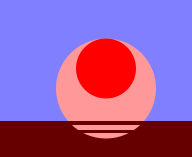
Frame 1 (no input)
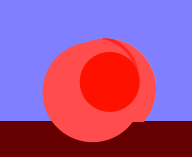
Frame 60 (the mouse pressed at the canvas centre just before this capture)
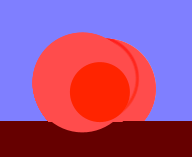
Frame 120 (the mouse held since frame 60 and released just before this capture)

The Processing sketch that drew these frames (run headless with seeded random() and noise(); from frame 60 on, the mouse is pressed at the canvas centre):

// Processing sketch: processing_21225
// ── processing_21225.pde

color cBright;
color cDull;
color cDark;
int rot=0;
float col=0;

void setup(){
  size(192,157);
  colorMode(HSB,100,100,100);
  cBright=color(0,100,100);
  cDull=color(0,40,100);
  cDark=color(0,100,40);
  colorMode(RGB);
  background(50,50,100+cos(rot));
  
}

void draw(){
  
  noStroke();
  int radius=10;
  colorMode(HSB);
  fill(cDark);
  rect(0,height-35,width,35);

  
  pushMatrix();  
  translate(width*.5,height*.5);
  rotate(radians(rot));  
  colorMode(HSB);
  fill(cDull); 
  ellipse(radius,radius,10*radius,10*radius);
  noStroke(); 
  fill(cBright);
  ellipse(radius,-radius,6*radius,6*radius); 
  popMatrix();
  

  rot=rot+1;
  for(int i=0;i<5;i++){
  strokeWeight(i/3);
  fill(cDark);
  rect(0,height-9*i*cos(col*3.5),width,i);
  }
  noStroke();
 
  cBright=color(col,100,100);
  cDull=color(col-5,70,100);
  cDark=color(col-10,100,40);
  col=col+0.02;
}
